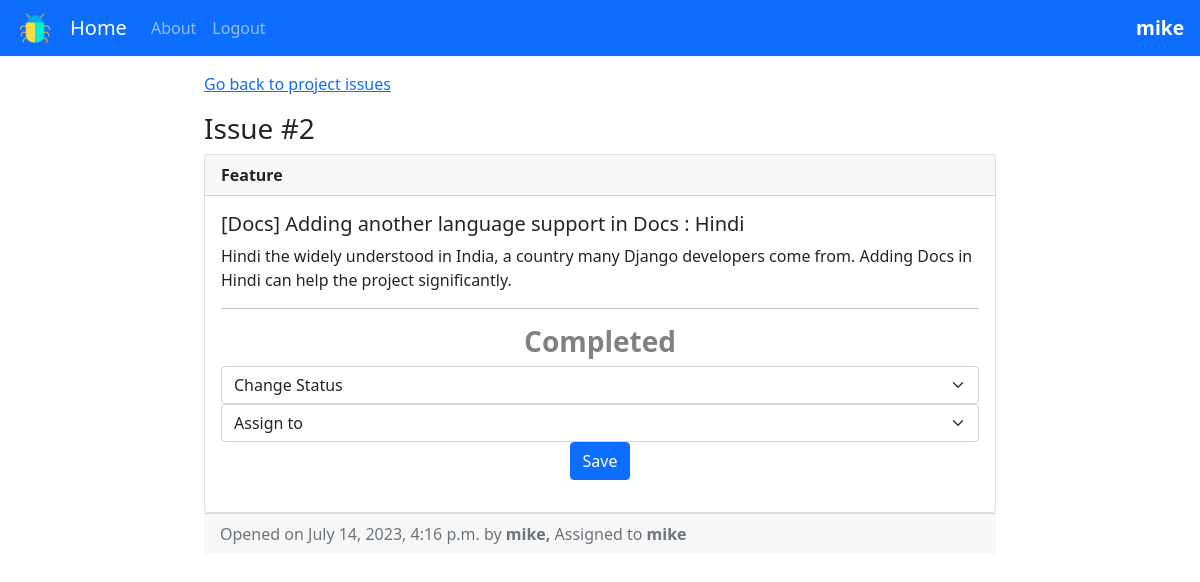
Page /issue/2 (signed in) on the earlier database version.
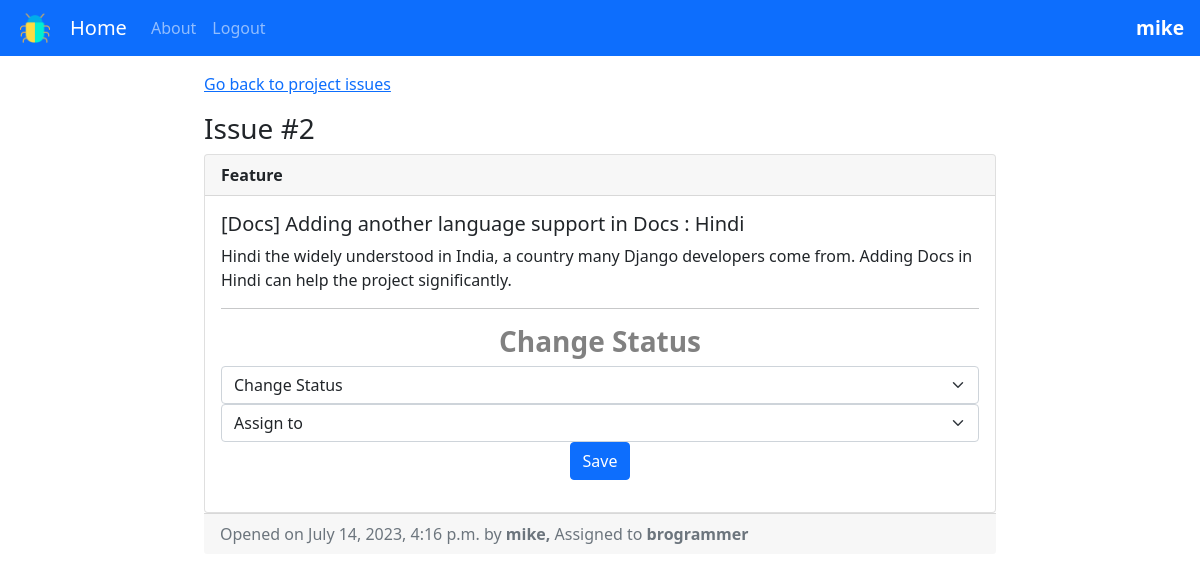
Same page on the later database version.
### main/models.py (models this page shows, shortened)
class Issue(models.Model):
    title = models.CharField(max_length=64)
    description = models.CharField(max_length=256)
    date_created = models.DateTimeField("date created")
    STATUS = [
        ("P", "Pending"),
        ("I", "In Progress"),
        ("C", "Completed"),
    ]
    status = models.CharField(max_length=1, choices=STATUS)
    TYPE = [
        ("B", "Bug"),
        ("F", "Feature"),
        ("T", "Task"),
    ]
    type = models.CharField(max_length=1, choices=TYPE)
    project = models.ForeignKey(Project, on_delete=models.CASCADE)
    created_by = models.ForeignKey(User, related_name='created_by', on_delete=models.DO_NOTHING)
    assigned_to = models.ForeignKey(User, related_name='assigned_to', on_delete=models.DO_NOTHING, null=True)

### main/views.py (the view, shortened to what this page needs)
# urls.py: path('issue/<int:issue_id>', views.issue, name='issue'),
def issue(request, issue_id):
    if not request.user.is_authenticated:
        return HttpResponseRedirect('/login')
    issue = Issue.objects.get(id=issue_id)
    users = User.objects.all() #TODO Get only users belonging to developer
    return render(request, "main/details.html", {"issue":issue, "users":users})

### main/templates/main/details.html (shortened to what this page needs)
{% extends 'main/base.html' %}
{% block content %}
<p>
    <a href="/issues/{{issue.project.id}}">Go back to project issues</a>
</p>
<h3>Issue #{{issue.id}}</h3>
<div class="card">
    <div class="card-header">
        <b>{{issue.get_type_display}}</b>
    </div>
    <div class="card-body">
        <h5 class="card-title">{{issue.title}}</h5>
        <p class="card-text">{{issue.description}}</p>
        <hr>
        <div class="text-center">
            {%if issue.status == 'P'%}
            <h3 style="color:rgb(255, 157, 0);"><b>{{issue.get_status_display}}</b></h3>
            {%elif issue.status == 'I'%}
            <h3 style="color:rgb(13, 125, 0);"><b>{{issue.get_status_display}}</b></h3>
            {%else%}
            <h3 style="color:rgb(129, 129, 129);"><b>{{issue.get_status_display}}</b></h3>
            {% endif %}
        </div>
        <form method="POST" action="/issue/{{issue.id}}">
            <div class="text-center">
                <div class="col-auto">
                    <select class="form-select" , aria-label="Default select example" , name="status">
                        <option selected>Change Status</option>
                    </select>
                    <select class="form-select" , aria-label="Default select example" , name="assign_to">
                        <option selected>Assign to</option>
                    </select>
                    <button type="submit" class="btn btn-primary mb-3" name="save" value="save">Save</button>
                </div>
            </div>
        </form>
    </div>
</div>
<div class="card-footer text-muted">
    Opened on {{issue.date_created}} by <b>{{issue.created_by}},</b>
    {%if issue.assigned_to%}
    <span> Assigned to <b>{{issue.assigned_to}}</b></span>
    {% else %}
    <span> Not assigned</span>
    {% endif %}
</div>
</div>
{% endblock %}

Differences in the rows shown:
changed Issue "[Docs] Adding another language support in Docs : Hindi": status "Completed" → "Change Status"; assigned_to "mike" → "brogrammer"
